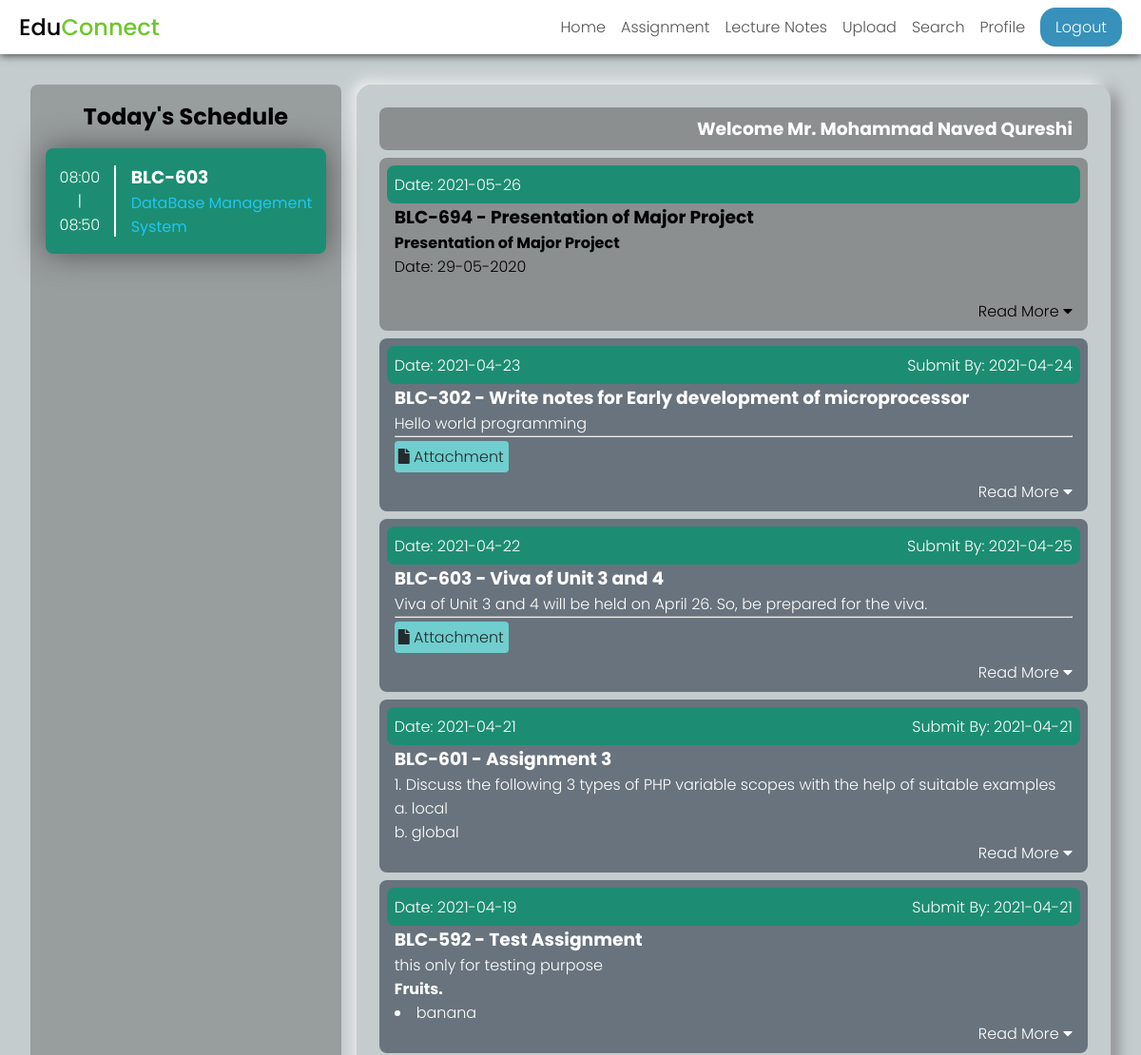
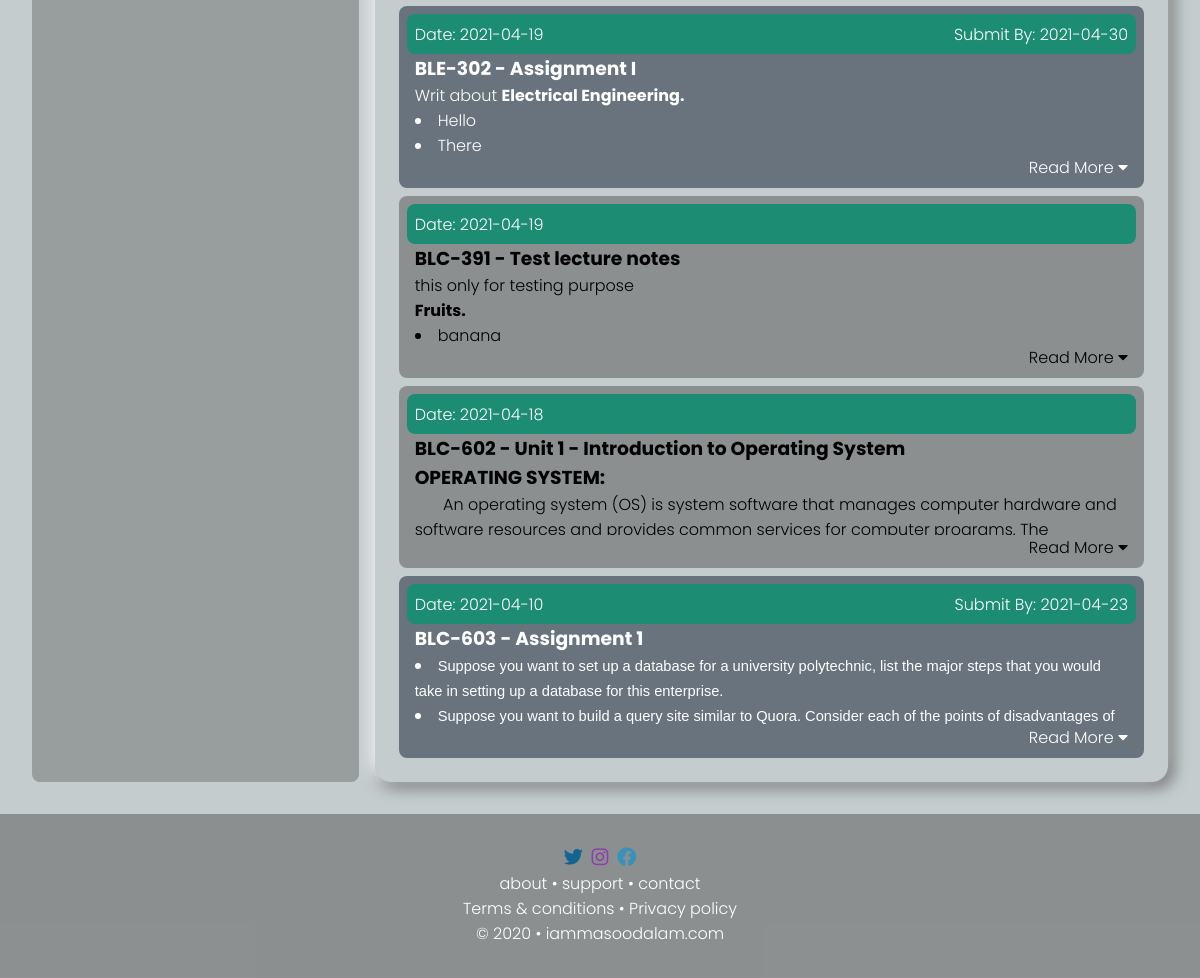
/home.php (signed in), run on the app's committed database (2 pictures, top to bottom).
### tables this page shows
CREATE TABLE `schedulepro` (
  `professorId` varchar(20) NOT NULL,
  `evenOdd` tinyint(4) NOT NULL,
  `day` tinyint(4) NOT NULL,
  `1st` varchar(20) DEFAULT NULL,
  `2nd` varchar(20) DEFAULT NULL,
  `3rd` varchar(20) DEFAULT NULL,
  `4th` varchar(20) DEFAULT NULL,
  `5th` varchar(20) DEFAULT NULL,
  `6th` varchar(20) DEFAULT NULL,
  `7th` varchar(20) DEFAULT NULL,
  `8th` varchar(20) DEFAULT NULL,
  `9th` varchar(20) DEFAULT NULL,
  PRIMARY KEY (`professorId`,`evenOdd`,`day`),
  KEY `1st` (`1st`),
  KEY `2nd` (`2nd`),
  KEY `3rd` (`3rd`),
  KEY `4th` (`4th`),
  KEY `5th` (`5th`),
  KEY `6th` (`6th`),
  KEY `7th` (`7th`),
  KEY `8th` (`8th`),
  KEY `9th` (`9th`),
  CONSTRAINT `schedulepro_ibfk_1` FOREIGN KEY (`professorId`) REFERENCES `professor` (`professorId`) ON DELETE CASCADE ON UPDATE CASCADE,
  CONSTRAINT `schedulepro_ibfk_2` FOREIGN KEY (`2nd`) REFERENCES `course` (`coursecode`) ON DELETE SET NULL ON UPDATE CASCADE,
  CONSTRAINT `schedulepro_ibfk_3` FOREIGN KEY (`3rd`) REFERENCES `course` (`coursecode`) ON DELETE SET NULL ON UPDATE CASCADE,
  CONSTRAINT `schedulepro_ibfk_4` FOREIGN KEY (`4th`) REFERENCES `course` (`coursecode`) ON DELETE SET NULL ON UPDATE CASCADE,
  CONSTRAINT `schedulepro_ibfk_5` FOREIGN KEY (`5th`) REFERENCES `course` (`coursecode`) ON DELETE SET NULL ON UPDATE CASCADE,
  CONSTRAINT `schedulepro_ibfk_6` FOREIGN KEY (`6th`) REFERENCES `course` (`coursecode`) ON DELETE SET NULL ON UPDATE CASCADE,
  CONSTRAINT `schedulepro_ibfk_7` FOREIGN KEY (`7th`) REFERENCES `course` (`coursecode`) ON DELETE SET NULL ON UPDATE CASCADE,
  CONSTRAINT `schedulepro_ibfk_8` FOREIGN KEY (`8th`) REFERENCES `course` (`coursecode`) ON DELETE SET NULL ON UPDATE CASCADE,
  CONSTRAINT `schedulepro_ibfk_9` FOREIGN KEY (`9th`) REFERENCES `course` (`coursecode`) ON DELETE SET NULL ON UPDATE CASCADE
);

CREATE TABLE `course` (
  `coursecode` varchar(20) NOT NULL,
  `coursename` varchar(63) NOT NULL,
  `course_type` varchar(15) NOT NULL,
  `branchid` int(11) NOT NULL,
  `semester` int(11) NOT NULL,
  PRIMARY KEY (`coursecode`),
  KEY `branchid` (`branchid`),
  KEY `semester` (`semester`),
  CONSTRAINT `course_ibfk_1` FOREIGN KEY (`branchid`) REFERENCES `branch` (`branchId`),
  CONSTRAINT `course_ibfk_2` FOREIGN KEY (`semester`) REFERENCES `semester` (`semesterId`)
);

CREATE TABLE `lecturenotes` (
  `lectureId` int(11) NOT NULL AUTO_INCREMENT,
  `coursecode` varchar(20) NOT NULL,
  `title` tinytext NOT NULL,
  `data` text DEFAULT NULL,
  `provideddate` date NOT NULL,
  `providedBy` varchar(20) NOT NULL,
  `attachment` tinyint(1) DEFAULT NULL,
  PRIMARY KEY (`lectureId`),
  KEY `coursecode` (`coursecode`),
  KEY `providedBy` (`providedBy`),
  CONSTRAINT `lecturenotes_ibfk_1` FOREIGN KEY (`coursecode`) REFERENCES `course` (`coursecode`),
  CONSTRAINT `lecturenotes_ibfk_2` FOREIGN KEY (`providedBy`) REFERENCES `professor` (`professorId`)
);

CREATE TABLE `assignment` (
  `assignmentId` int(20) NOT NULL AUTO_INCREMENT,
  `coursecode` varchar(20) NOT NULL,
  `title` tinytext NOT NULL,
  `data` text DEFAULT NULL,
  `provideddate` date NOT NULL,
  `submissiondate` date DEFAULT NULL,
  `providedBy` varchar(20) NOT NULL,
  `attachment` tinyint(1) DEFAULT NULL,
  PRIMARY KEY (`assignmentId`),
  KEY `coursecode` (`coursecode`),
  KEY `providedBy` (`providedBy`),
  CONSTRAINT `assignment_ibfk_1` FOREIGN KEY (`coursecode`) REFERENCES `course` (`coursecode`),
  CONSTRAINT `assignment_ibfk_2` FOREIGN KEY (`providedBy`) REFERENCES `professor` (`professorId`)
);

### home.php (the view, shortened to what this page needs)
<?php
require_once "./includes/header.inc.php";
require_once "./includes/connection.inc.php";
?>
<main id="home">
  <?php include "./includes/schedule-section.inc.php";
  if($_SESSION['userType'] == 'student'){
    $allData = [];
    $sqlAssignement = "SELECT * FROM assignment WHERE coursecode IN (SELECT coursecode FROM course WHERE branchId = ? AND semester = ? ) ORDER BY provideddate DESC";
    $stmtAssignment = $mysqli->prepare($sqlAssignement);
    $stmtAssignment->bind_param("ii", $_SESSION['branch'], $_SESSION['semester']);
    $stmtAssignment->execute();
    if($result = $stmtAssignment->get_result()){
      if($result->num_rows > 0){
        while($row = $result->fetch_assoc()){
          array_push($allData, $row);
        }
      }
    }
    $sqlLectureNotes = "SELECT * FROM lecturenotes WHERE coursecode IN (SELECT coursecode FROM course WHERE branchId = ? AND semester = ? ) ORDER BY provideddate DESC";
    $stmtLectureNotes = $mysqli->prepare($sqlLectureNotes);
    $stmtLectureNotes->bind_param("ii", $_SESSION['branch'], $_SESSION['semester']);
    $stmtLectureNotes->execute();
    if($result = $stmtLectureNotes->get_result()){
      if($result->num_rows > 0){
        while($row = $result->fetch_assoc()){
          array_push($allData, $row);
        }
      }
    }
    usort($allData, function($b, $a){
      return strtotime($a['provideddate']) <=> strtotime($b['provideddate']);
    });
    ?>
    <div id="home-student">
      <div class="card">
        <h3 class="welcome"><?= "Welcome Mr. " . $_SESSION['name'] ?></h3>
      </div>
      <?php
      foreach ($allData as $value) { ?>
        <div class="card">
          <div class="card-head">
            <div class="provided">Date: <?=$value['provideddate']; ?></div>
            <?php if(isset($value['submissiondate'])){ ?>
            <div class="submission">Submit By: <?= $value['submissiondate']; ?></div>
            <?php } ?>
          </div>
          <h3><?=$value['coursecode'] . " - " . $value['title'] ?></h3>
          <div class="card-data">
            <?php
            echo $value['data'];
            if($value['attachment']  == 1){
              $dir = "./asset/attachments/";
              $list = scandir($dir);
              if(isset($value['submissiondate'])){
                $fileName = "/assignment" . $value['assignmentId'] . "/i";
              } else {
                $fileName = "/lectureNote" . $value['lectureId'] . "/i";
              }
              foreach ($list as $value) {
                if(preg_match($fileName, $value)){
                  $fileName = $value;
                  break;
                }
              }
              ?> <hr>
              <a href="./asset/attachments/<?= $fileName ?>" id="attachment" target="_blank"><i class="fas fa-file"></i>  Attachment</a>
              <?php
            }
            ?>
          </div>
          <p class="read-more">Read More <i class="fas fa-caret-down"></i></p>
        </div>
      <?php } ?>
    </div>
    <?php
  }
  else
  {
    $allData = [];
    $sqlAssignement = "SELECT * FROM assignment WHERE providedBy = ? ORDER BY provideddate DESC";
    $stmtAssignment = $mysqli->prepare($sqlAssignement);
    $stmtAssignment->bind_param("s", $_SESSION['professorId']);
    $stmtAssignment->execute();
    if($result = $stmtAssignment->get_result()){
      if($result->num_rows > 0){
        while($row = $result->fetch_assoc()){
          array_push($allData, $row);
        }
      }
    }
    $sqlLectureNotes = "SELECT * FROM lecturenotes WHERE providedBy = ? ORDER BY provideddate DESC";
    $stmtLectureNotes = $mysqli->prepare($sqlLectureNotes);
    $stmtLectureNotes->bind_param("s", $_SESSION['professorId']);
    $stmtLectureNotes->execute();
    if($result = $stmtLectureNotes->get_result()){
      if($result->num_rows > 0){
        while($row = $result->fetch_assoc()){
          array_push($allData, $row);
        }
      }
    }
    usort($allData, function($b, $a){
      return strtotime($a['provideddate']) <=> strtotime($b['provideddate']);
    });
    ?>
    <div id="home-professor">
      <div class="card">
        <h3 class="welcome"><?= "Welcome Mr. " . $_SESSION['name'] ?></h3>
      </div>
      <?php
      foreach ($allData as $row){ ?>
      <div class="card">
        <div class="card-head">
          <div class="provided">Date: <?= $row['provideddate']; ?></div>
          <?php if(isset($row['submissiondate'])){ ?>
            <div class="submission">Submit By: <?= $row['submissiondate']; ?></div>
          <?php } ?>
        </div>
        <h3><?=$row['coursecode'] . " - " . $row['title'] ?></h3>
        <div class="card-data">
          <?= $row['data'] ?>
          <?php
          if($row['attachment'] == 1){
            $dir = "./asset/attachments/";
            $list = scandir($dir);
            if(isset($row['submissiondate'])){
              $fileName = "/assignment" . $row['assignmentId'] . "/i";
            } else {
              $fileName = "/lectureNote" . $row['lectureId'] . "/i";
            }
            foreach ($list as $value) {
              if(preg_match($fileName, $value)){
                $fileName = $value;
                break;
              }
            }
            ?>
            <hr>
            <a href="./asset/attachments/<?= $fileName ?>" id="attachment" target="_blank"><i class="fas fa-file"></i>  Attachment</a>
            <?php
          }
          ?>
        </div>
        <p class="read-more">Read More <i class="fas fa-caret-down"></i></p>
      </div>
      <?php } ?>
    </div>
    <?php
  }
  ?>
</main>
<?php include "./includes/footer.inc.php"; ?>

### includes/schedule-section.inc.php (shortened to what this page needs)
<div id="schedule-section">
    <h2 class="heading">Today's Schedule</h2>
    <div id="time-table">
      <?php
      $day = date('w');
      if($day > 0 && $day < 7){
        if($_SESSION['userType'] == "student"){
          $scheduleQuery = "SELECT * FROM `schedule` WHERE `branchId` = $_SESSION[branch] AND `semesterId` = $_SESSION[semester] AND `day` = $day";
          $scheduleResult = $mysqli->query($scheduleQuery);
          $schedule = $scheduleResult->fetch_assoc();
          foreach ($schedule as $key => $value) {
            if($value != null && !is_numeric($value)){
              ?><div class="period"><div class="time"><?php
              switch ($key) {
                case '1st':
                  echo "08:00<br>|<br>08:50";
                  break;
                case '2nd':
                  echo "08:50<br>|<br>09:40";
                  break;
                case '3rd':
                  echo "09:40<br>|<br>10:30";
                  break;
                case '4th':
                  echo "10:30<br>|<br>11:20";
                  break;
                case '5th':
                  echo "11:20<br>|<br>12:10";
                  break;
                case '6th':
                  echo "12:10<br>|<br>13:00";
                  break;
                case '7th':
                  echo "14:00<br>|<br>14:50";
                  break;
                case '8th':
                  echo "15:50<br>|<br>15:40";
                  break;
                case '9th':
                  echo "16:40<br>|<br>16:30";
                  break;
                default:
                  echo "Free";
                  break;
              }
              ?></div><div class="subject"><?php
              echo "<h3>" . $value . "</h3>";
              $subjectQuery = "SELECT coursename FROM `course` WHERE `coursecode` = ?";
              $subjectStmt = $mysqli->prepare($subjectQuery);
              $subjectStmt->bind_param("s", $value);
              $subjectStmt->execute();
              $subjectResult = $subjectStmt->get_result();
              $subject = $subjectResult->fetch_assoc();
              echo "<div class=\"subject-name\">" . $subject['coursename'] . "</div>";
              $professorQuery = "SELECT * FROM professorteaches LEFT JOIN professor ON professorteaches.professorId = professor.professorId WHERE professorteaches.coursecode = ?";
              $professorStmt = $mysqli->prepare($professorQuery);
              $professorStmt->bind_param("s", $value);
              $professorStmt->execute();
              $professorResult = $professorStmt->get_result();
              while($professorRow = $professorResult->fetch_assoc()){
                echo "<div class=\"professor-name\">Mr. " . $professorRow['name']. "</div>";
              }
              echo "</div></div>";
            }
          }
        } else if($_SESSION['userType'] == 'professor'){
          if(date("m") < 6) {
            $evenOdd = 0;
          } else {
            $evenOdd = 1;
          }
          $scheduleQuery = "SELECT * FROM `schedulepro` WHERE `professorId` = ? AND `evenOdd` = ? AND `day` = ?";
          $scheduleStmt = $mysqli->prepare($scheduleQuery);
          $scheduleStmt->bind_param("iii", $_SESSION['professorId'], $evenOdd, $day);
          $scheduleStmt->execute();
          $scheduleResult = $scheduleStmt->get_result();
          if($scheduleResult->num_rows > 0){
            $schedule = $scheduleResult->fetch_assoc();
            foreach ($schedule as $key => $value) {
              if($value != null && !is_numeric($value)){
                ?><div class="period"><div class="time"><?php
                switch ($key) {
                  case '1st':
                    echo "08:00<br>|<br>08:50";
                    break;
                }
                ?></div><div class="subject"><?php
                echo "<h3>" . $value . "</h3>";
                $subjectQuery = "SELECT coursename FROM `course` WHERE `coursecode` = ?";
                $subjectStmt = $mysqli->prepare($subjectQuery);
                $subjectStmt->bind_param("s", $value);
                $subjectStmt->execute();
                $subjectResult = $subjectStmt->get_result();
                $subject = $subjectResult->fetch_assoc();
                echo "<div class=\"subject-name\">" . $subject['coursename'] . "</div>";
                echo "</div></div>";
              }
            }
          }
          else {
            echo "<div class='holiday'> Not Scheduled </div>";
          }
        }
      }
      else{
        echo "<div class= 'holiday'>Holiday</div>";
      }
      ?>
    </div>
  </div>

### data on the page
schedulepro: 1st "BLC-603", course.coursename "DataBase Management System"
lecturenotes: provideddate "2021-05-26", coursecode "BLC-694", title "Presentation of Major Project", data "Presentation of Major Project Date: 29-05-2020"
assignment: provideddate "2021-04-23", submissiondate "2021-04-24", coursecode "BLC-302", title "Write notes for Early development of microprocessor", data "Hello world programming"
assignment: provideddate "2021-04-22", submissiondate "2021-04-25", coursecode "BLC-603", title "Viva of Unit 3 and 4", data "Viva of Unit 3 and 4 will be held on April 26. So, be prepared for the viva."
assignment: provideddate "2021-04-21", submissiondate "2021-04-21", coursecode "BLC-601", title "Assignment 3", data "Discuss the following 3 types of PHP variable scopes with the help of suitable examples local global"
assignment: provideddate "2021-04-19", submissiondate "2021-04-21", coursecode "BLC-592", title "Test Assignment", data "this only for testing purpose Fruits. banana"
assignment: provideddate "2021-04-19", submissiondate "2021-04-30", coursecode "BLE-302", title "Assignment I", data "Writ about Electrical Engineering. Hello There"
lecturenotes: provideddate "2021-04-19", coursecode "BLC-391", title "Test lecture notes", data "this only for testing purpose Fruits. banana"
lecturenotes: provideddate "2021-04-18", coursecode "BLC-602", title "Unit 1 - Introduction to Operating System", data "OPERATING SYSTEM: An operating system (OS) is system software that manages computer hardware and…"
assignment: provideddate "2021-04-10", submissiondate "2021-04-23", coursecode "BLC-603", title "Assignment 1", data "Suppose you want to set up a database for a university polytechnic, list the major steps that you would take in setting up a database for this enterprise. Suppose you want to build a query site similar to Quora. Consider each of the points of disadvantages of…"

### other printed values
$_SESSION['name'] "Mohammad Naved Qureshi"
